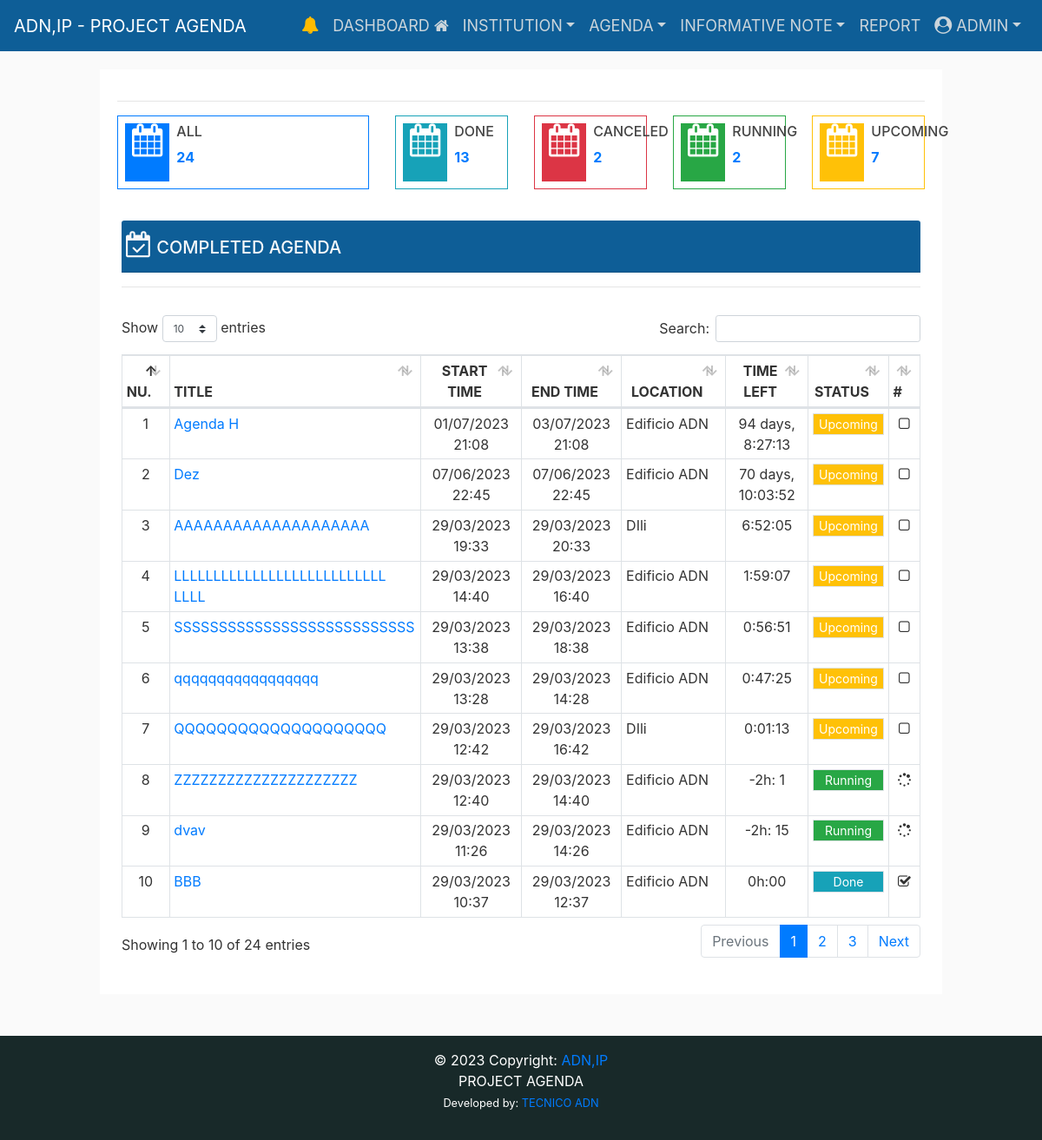
Screenshot of /completed-agenda/ (signed in) with the database file from the repository.
### eventapps/authentication/models.py (models this page shows)
class User(AbstractUser):
    is_dei = models.BooleanField(default=False, verbose_name='Director')
    is_adj = models.BooleanField(default=False, verbose_name='Adjunto')
    is_uga = models.BooleanField(default=False, verbose_name='UGA')
    is_uap = models.BooleanField(default=False, verbose_name='UAP')
    is_ucvq = models.BooleanField(default=False, verbose_name='UCVQ')
    is_uedc = models.BooleanField(default=False, verbose_name='UEDC')
    is_secretary = models.BooleanField(
        default=False, verbose_name='SECRETARY')
    is_media = models.BooleanField(default=False, verbose_name='MEDIA')

### eventapps/event/models.py (models this page shows, shortened)
class Agenda(models.Model):
    user = models.ForeignKey(
        User, on_delete=models.CASCADE, related_name="agenda")
    title = models.CharField(
        max_length=255, unique=True, verbose_name='Agenda')
    title_slug = models.SlugField(
        max_length=255, null=False, unique=True, verbose_name='Title-Slug')
    catagenda = models.ForeignKey(
        CatAgenda, on_delete=models.CASCADE, related_name="agenda", verbose_name="Category Agenda")
    institution = models.ForeignKey(
        Institution, on_delete=models.CASCADE, related_name="agenda", verbose_name="Institution")
    start_time = models.DateTimeField()
    end_time = models.DateTimeField()
    location = models.CharField(max_length=255, null=False, blank=True)
    observation = models.TextField(null=False, blank=True)
    is_cancel = models.BooleanField(default=False)
    is_active = models.BooleanField(default=True)
    STATUS = (
        ('Pending', 'Pending'),
        ('Read', 'Read'),
    )
    status = models.CharField(max_length=20, choices=STATUS)
    created_at = models.DateTimeField(auto_now_add=True)
    updated_at = models.DateTimeField(auto_now=True)
    class Meta:
        verbose_name_plural = ("Agenda")
        ordering = ('-start_time', )

### eventapps/event/views.py (the view)
# urls.py: path('completed-agenda/', views.completedAgenda_list,
@login_required(login_url="/login/")
def completedAgenda_list(request):
    context = {
    }
    return render(request, 'event/completed_agenda.html', context)

### eventapps/templates/event/completed_agenda.html (shortened to what this page needs)
{% extends "layouts/base.html" %}
{% load static %}
{% load mathfilters %}
{% block content %}
<div class="row d-flex justify-content-center ">
  <div class="col-sm-12">
    <div class="border-info shadow-lg bg-white">
      <div class="card-body">
        <hr />
        <div class="row">
          <div class="col-md-6 col-lg-4">
            <div class="widget-small border border-primary d-flex justify-content-left p-2">
              <i class="icon fa fa fa-calendar fa-2x pl-2 pr-2 bg-primary"
                style="font-size:38px;color:rgb(255, 255, 255)"></i>
              <div class="pl-2">
                <a href="{%url 'completedAgenda_list' %}">
                  <h6>ALL</h6>
                  <p><b>{{ agenda_count }}</b></p>
                </a>
              </div>
            </div>
          </div>
          <div class="col-md-6 col-lg-2">
            <div class="widget-small border border-info d-flex justify-content-left p-2">
              <i class="icon fa fa fa-calendar fa-2x pl-2 pr-2 bg-info"
                style="font-size:38px;color:rgb(255, 255, 255)"></i>
              <div class="pl-2">
                <a href="{%url 'concludedAgenda_list' %}">
                  <h6>DONE</h6>
                  <p><b>{{ concluded_agenda_count }}</b></p>
                </a>
              </div>
            </div>
          </div>
          <div class="col-md-6 col-lg-2">
            <div class="widget-small border border-danger d-flex justify-content-left p-2">
              <i class="icon fa fa fa-calendar fa-2x pl-2 pr-2 bg-danger"
                style="font-size:38px;color:rgb(255, 255, 255)"></i>
              <div class="pl-2">
                <a href="{%url 'canceledAgenda_list' %}">
                  <h6>CANCELED</h6>
                  <p><b>{{ canceled_agenda_count}}</b></p>
                </a>
              </div>
            </div>
          </div>
          <div class="col-md-6 col-lg-2">
            <div class="widget-small border border-success d-flex justify-content-left p-2">
              <i class="icon fa fa-calendar fa-2x pl-2 pr-2 bg-success "
                style="font-size:38px;color:rgb(255, 255, 255)"></i>
              <div class="pl-2">
                <a href="{%url 'runningAgenda_list' %}">
                  <h6>RUNNING</h6>
                  <p><b>{{ running_agenda_count }}</b></p>
                </a>
              </div>
            </div>
          </div>
          <div class="col-md-6 col-lg-2">
            <div class="widget-small border border-warning d-flex justify-content-left p-2">
              <i class="icon fa fa-calendar fa-2x pl-2 pr-2 bg-warning "
                style="font-size:38px;color:rgb(255, 255, 255)"></i>
              <div class="pl-2">
                <a href="{%url 'upcomingAgenda_list' %}">
                  <h6>UPCOMING</h6>
                  <p><b>{{ upcoming_agenda_count }}</b></p>
                </a>
              </div>
            </div>
          </div>
          <div class="col-md-12 pt-3">
            <div class="row">
              <div class="card-body">
                <div class="card-header bg-card pb-2 d-flex justify-content-between">
                  <div class="row flex-row">
                    <h5 class="text-light"><i class="fa fa-calendar-check-o" style="font-size:30px"></i> COMPLETED
                      AGENDA</h5>
                  </div>
                </div>
                <hr>
                <section id='no-more-tables' class="pt-3">
                  <table class="table table-bordered table-sm" id="example" width="100%" cellspacing="0">
                    <thead>
                      <tr>
                        <th class="text-center">NU.</th>
                        <th>TITLE</th>
                        <th class="text-center">START TIME</th>
                        <th class="text-center">END TIME</th>
                        <th class="text-center">LOCATION</th>
                        <th class="text-center">TIME LEFT</th>
                        <th class="text-center">STATUS</th>
                        <th>#</th>
                      </tr>
                    </thead>
                    <tbody>
                      {% for obj in agenda_list_home %}
                      {% if obj.is_cancel == False %}
                      <tr>
                        <td class="text-center">{{ forloop.counter }}</td>
                        {% if obj.start_time > current_datetime %}
                        <td data-title="Title">
                          <a href="{% url 'upcomingAgenda_list_detail' title_slug=obj.title_slug %}"
                            class="float-left">{{obj.title }}</a>
                        </td>
                        <td style="text-align:center;">{{obj.start_time|date:"d/m/Y G:i" }}
                        </td>
                        <td style="text-align:center;">{{ obj.end_time|date:"d/m/Y G:i" }}</td>
                        <td>{{ obj.location }} </td>
                        {% with res=obj.start_time|sub:current_datetime %}
                        <td class='text-center'> {{res}}
                          {% endwith %}
                        </td>
                        <td><button style="font-size:14px;" class="bg-warning text-white border w-100">Upcoming</button>
                        </td>
                        <td class="text-center"><i class="fa fa-square-o"></i></td>
                        {% elif obj.start_time < current_datetime and obj.end_time > current_datetime %}
                          <td data-title="Title">
                            <a href="{% url 'runningAgenda_list_detail' title_slug=obj.title_slug %}"
                              class="float-left">
                              {{obj.title }}</a>
                          </td>
                          <td style="text-align:center;">{{obj.start_time|date:"d/m/Y G:i" }}</td>
                          <td style="text-align:center;">{{ obj.end_time|date:"d/m/Y G:i" }}</td>
                          <td>{{ obj.location }} </td>
                          <td class='text-center'>
                            {% with ah=current_datetime.hour|sub:obj.end_time.hour am=current_datetime.minute|sub:obj.end_time.minute %}
                            {{ah}}h:
                            {% if am > 0 %}
                            {{am}}
                            {% else %}
                            {{ am|stringformat:"+d"|slice:"1:" }}
                            {% endif %}
                            {% endwith %}
                          </td>
                          <td class='text-center'><button style="font-size:14px;"
                              class="bg-success text-white border w-100">Running</button></td>
                          <td class='text-center'><i class="fa fa-spinner fa-spin"></i></td>
                          {% elif obj.end_time < current_datetime %} <td data-title="Title">
                            <a href="{% url 'concludedAgenda_list_detail' title_slug=obj.title_slug %}"
                              class="float-left">
                              {{obj.title }}</a>
                            </td>
                            <td style="text-align:center;">{{obj.start_time|date:"d/m/Y G:i" }}</td>
                            <td style="text-align:center;">{{ obj.end_time|date:"d/m/Y G:i" }}</td>
                            <td>{{ obj.location }} </td>
                            <td class='text-center'>0h:00</td>
                            <td class="text-center">
                              <button style="font-size:14px;" class="bg-info text-white border w-100">Done </button>
                            </td>
                            <td class='text-center'><i class="fa fa-check-square-o"></i>
                            </td>
                            {% endif %}
                            {% endif %}
                      </tr>
                      {% endfor %}
                    </tbody>
                  </table>
                </section>
              </div>
            </div>
          </div>
        </div>
      </div>
    </div>
  </div>
  {% endblock %}

### eventapps/templates/includes/navigation.html (shortened to what this page needs)
{% load static %}
<header class="site-header fixed-top">
    <nav class="navbar navbar-expand-md navbar-dark bg-card">
        <a class="navbar-brand ps-2" href="{%url 'home' %}">
            ADN,IP - PROJECT AGENDA </a>
        {% if user.is_authenticated %}
        <div class="collapse navbar-collapse" id="navbarsExampleDefault">
            <ul class="navbar-nav ml-auto">
                {% if pending_upcoming.count != 0 %}
                <li class="nav-item"><a class="nav-link" href="{% url 'upcomingAgenda_read' %}">
                        <i class='fa fa-bell' style='font-size:20px; color:rgb(255, 187, 0)'></i>
                        {% if pending_upcoming.count != 0 %}
                        <span class="ag">{{ pending_upcoming.count }}</span>
                        {% endif %}
                    </a>
                </li>
                {% else %}
                <li class="nav-item"><a class="nav-link" href="#">
                        <i class='fa fa-bell' style='font-size:20px; color:rgb(255, 187, 0)'></i>
                    </a>
                </li>
                {% endif %}
                <li class="nav-item"><a class="nav-link" href="{% url 'home' %}">DASHBOARD <i
                            class="fa fa-home"></i></a>
                </li>
                {% if user.groups.all.0.name == 'admin' %}
                <li class="nav-item dropdown">
                    <a class="nav-link dropdown-toggle" href="#" id="profile" data-toggle="dropdown"
                        aria-haspopup="true" aria-expanded="false">INSTITUTION</a>
                </li>
                <li class="nav-item dropdown">
                    <a class="nav-link dropdown-toggle" href="#" id="profile" data-toggle="dropdown"
                        aria-haspopup="true" aria-expanded="false">AGENDA</a>
                </li>
                <li class="nav-item dropdown">
                    <a class="nav-link dropdown-toggle" href="#" id="profile" data-toggle="dropdown"
                        aria-haspopup="true" aria-expanded="false">INFORMATIVE NOTE</a>
                </li>
                {% endif %}
                <li class="nav-item"><a class="nav-link" href="{% url 'report_agenda' %}">REPORT </a>
                </li>
                <li class="nav-item dropdown">
                    <a class="nav-link dropdown-toggle" href="#" id="profile" data-toggle="dropdown"
                        aria-haspopup="true" aria-expanded="false"> <i class='fa fa-user-circle'
                            style='font-size:20px'></i> {{ request.user.username|upper }}</a>
                </li>
            </ul>
        </div>
        {% endif %}
    </nav>
</header>

### eventapps/static/main/css/main.css (style rules this page uses)
body { background: #fafafa; color: #333333; margin-top: 5rem; }
h1, h2, h3, h4, h5, h6 { color: #444444; }
.bg-card { background-color: #0e5e97; color: white; font-size: large; }
.site-header .navbar-nav { color: #cbd5db; }
.site-header .navbar-nav .nav-link { color: #cbd5db; padding-right: .5rem !important; padding-left: .5rem !important; }

### rows the page displays
User: user.username "ADMIN"
Agenda: title "Agenda H", start_time "01/07/2023 21:08", end_time "03/07/2023 21:08", location "Edificio ADN", obj "94 days, 8:27:13"
Agenda: title "Dez", start_time "07/06/2023 22:45", end_time "07/06/2023 22:45", location "Edificio ADN", obj "70 days, 10:03:52"
Agenda: title "AAAAAAAAAAAAAAAAAAAA", start_time "29/03/2023 19:33", end_time "29/03/2023 20:33", location "DIli", obj "6:52:05"
Agenda: title "LLLLLLLLLLLLLLLLLLLLLLLLLLL LLLL", start_time "29/03/2023 14:40", end_time "29/03/2023 16:40", location "Edificio ADN", obj "1:59:07"
Agenda: title "SSSSSSSSSSSSSSSSSSSSSSSSSSS", start_time "29/03/2023 13:38", end_time "29/03/2023 18:38", location "Edificio ADN", obj "0:56:51"
Agenda: title "qqqqqqqqqqqqqqqqq", start_time "29/03/2023 13:28", end_time "29/03/2023 14:28", location "Edificio ADN", obj "0:47:25"
Agenda: title "QQQQQQQQQQQQQQQQQQQQ", start_time "29/03/2023 12:42", end_time "29/03/2023 16:42", location "DIli", obj "0:01:13"
Agenda: title "ZZZZZZZZZZZZZZZZZZZZZ", start_time "29/03/2023 12:40", end_time "29/03/2023 14:40", location "Edificio ADN"
Agenda: title "dvav", start_time "29/03/2023 11:26", end_time "29/03/2023 14:26", location "Edificio ADN"
Agenda: title "BBB", start_time "29/03/2023 10:37", end_time "29/03/2023 12:37", location "Edificio ADN"

### other values shown
{{ agenda_count }} "24"
{{ concluded_agenda_count }} "13"
{{ canceled_agenda_count }} "2"
{{ running_agenda_count }} "2"
{{ upcoming_agenda_count }} "7"
